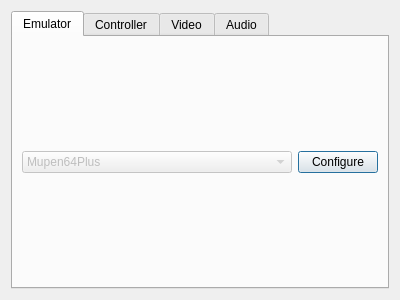
<?xml version="1.0" encoding="UTF-8"?>
<ui version="4.0">
 <class>EmulatorSettings</class>
 <widget class="QDialog" name="EmulatorSettings">
  <property name="geometry">
   <rect>
    <x>0</x>
    <y>0</y>
    <width>400</width>
    <height>300</height>
   </rect>
  </property>
  <property name="windowTitle">
   <string>Emulator Configuration</string>
  </property>
  <layout class="QVBoxLayout" name="verticalLayout">
   <item>
    <widget class="QTabWidget" name="tabWidget">
     <property name="currentIndex">
      <number>0</number>
     </property>
     <widget class="QWidget" name="emulator_tab">
      <attribute name="title">
       <string>Emulator</string>
      </attribute>
      <layout class="QVBoxLayout" name="verticalLayout_2">
       <item>
        <layout class="QHBoxLayout" name="horizontalLayout">
         <item>
          <widget class="QComboBox" name="comboBox">
           <property name="enabled">
            <bool>false</bool>
           </property>
           <property name="sizePolicy">
            <sizepolicy hsizetype="Expanding" vsizetype="Fixed">
             <horstretch>0</horstretch>
             <verstretch>0</verstretch>
            </sizepolicy>
           </property>
           <property name="editable">
            <bool>false</bool>
           </property>
           <item>
            <property name="text">
             <string>Mupen64Plus</string>
            </property>
           </item>
          </widget>
         </item>
         <item>
          <widget class="QPushButton" name="config_emu_btn">
           <property name="sizePolicy">
            <sizepolicy hsizetype="Fixed" vsizetype="Fixed">
             <horstretch>0</horstretch>
             <verstretch>0</verstretch>
            </sizepolicy>
           </property>
           <property name="text">
            <string>Configure</string>
           </property>
          </widget>
         </item>
        </layout>
       </item>
      </layout>
     </widget>
     <widget class="QWidget" name="controller_tab">
      <attribute name="title">
       <string>Controller</string>
      </attribute>
      <layout class="QVBoxLayout" name="verticalLayout_5">
       <item>
        <widget class="Frontend::EmulatorControllerConfiguration" name="controller_widget" native="true"/>
       </item>
      </layout>
     </widget>
     <widget class="QWidget" name="video_tab">
      <attribute name="title">
       <string>Video</string>
      </attribute>
      <layout class="QVBoxLayout" name="verticalLayout_4">
       <item>
        <widget class="Frontend::EmulatorVideoConfiguration" name="video_widget" native="true"/>
       </item>
      </layout>
     </widget>
     <widget class="QWidget" name="audio_tab">
      <attribute name="title">
       <string>Audio</string>
      </attribute>
      <layout class="QVBoxLayout" name="verticalLayout_3">
       <item>
        <widget class="Frontend::EmulatorAudioConfiguration" name="audio_widget" native="true"/>
       </item>
      </layout>
     </widget>
    </widget>
   </item>
  </layout>
 </widget>
 <customwidgets>
  <customwidget>
   <class>Frontend::EmulatorAudioConfiguration</class>
   <extends>QWidget</extends>
   <header>emulator_audio_configuration.hpp</header>
   <container>1</container>
  </customwidget>
  <customwidget>
   <class>Frontend::EmulatorVideoConfiguration</class>
   <extends>QWidget</extends>
   <header>emulator_video_configuration.hpp</header>
   <container>1</container>
  </customwidget>
  <customwidget>
   <class>Frontend::EmulatorControllerConfiguration</class>
   <extends>QWidget</extends>
   <header>emulator_controller_configuration.hpp</header>
   <container>1</container>
  </customwidget>
 </customwidgets>
 <resources/>
 <connections/>
</ui>
